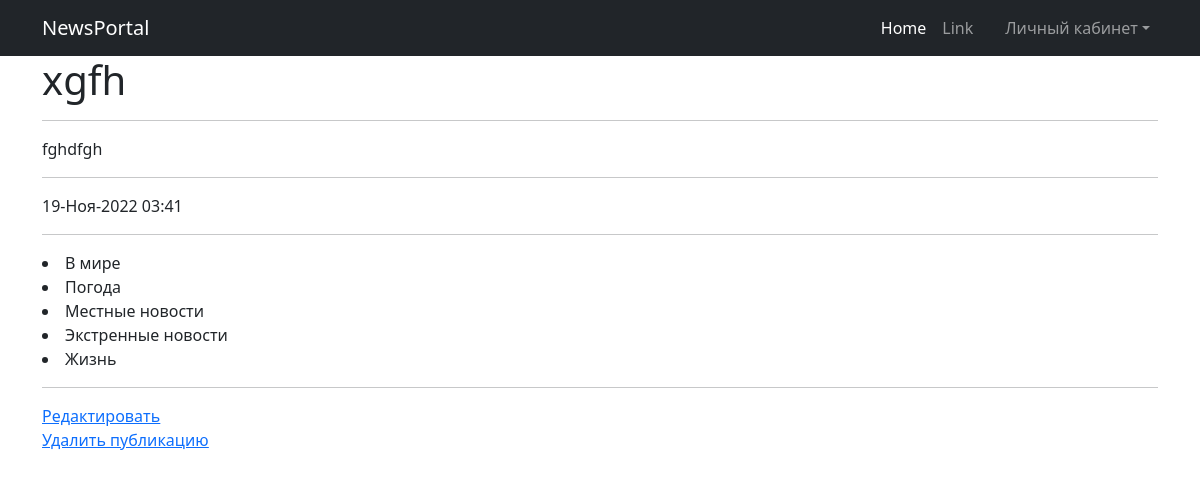
The page /news/24 on the database its author committed.
### newspage/models.py (models this page shows, shortened)
class Post(models.Model):
    news = 'N'
    article = 'A'
    type = [
        (news, 'Новость'),
        (article, 'Статья')
    ]
    type_post = models.CharField(max_length=1, choices=type, default=article, verbose_name='Тип публикации')
    author = models.ForeignKey(Author, on_delete=models.CASCADE, verbose_name='Автор')
    time_write = models.DateTimeField(auto_now_add=True)
    title = models.CharField(max_length=255, blank=False, verbose_name='Заголовок')
    text = models.TextField(verbose_name='Текст')
    rating = models.IntegerField(default=0)
    post_category = models.ManyToManyField(Category, through='Postcategory')

class Category(models.Model):
    name_category = models.CharField(max_length=255, unique=True)
    user_subscriber = models.ManyToManyField(User, through='Subscriber')

### newspage/views.py (the view)
# urls.py: path('<int:pk>', PostText.as_view(), name='post'),
class PostText(DetailView):
    model = Post
    template_name = 'post.html'
    context_object_name = 'post'
    def get_context_data(self, **kwargs):
        context = super().get_context_data(**kwargs)
        context['time_now'] = datetime.time()
        context['value1'] = None
        context['user_auth'] = self.request.user.is_authenticated
        id = self.kwargs.get('pk')
        post = Post.objects.get(pk=id)
        is_subscriber = True
        for category in post.post_category.all():
            if self.request.user not in category.user_subscriber.all():
                is_subscriber = False
        context['is_subscriber'] = is_subscriber
        context['post_category'] = context['post'].post_category
        return context

### newspage/templatetags/custom_filters.py (called while the page is built)
@register.filter(name='censor')
def censor(value, arg):
    censor_words = ['булок', 'плюшек', 'пирожков', 'статья']  # ненормативная лексика
    ln = len(censor_words)
    filtred_text = ''
    string = ''
    pattern = '*'  # замена
    for i in value:
        string += i
        string2 = string.lower()
        flag = 0
        for j in censor_words:
            if not string2 in j:
                flag += 1
            if string2 == j:
                filtred_text += pattern * len(string)
                flag -= 1
                string = ''
        if flag == ln:
            filtred_text += string
            string = ''
    if string2 != '' and string2 not in censor_words:
        filtred_text += string
    elif string2 != '':
        filtred_text += pattern * len(string)
    return filtred_text

### templates/post.html (shortened to what this page needs)
{% extends 'flatpages/default.html' %}
{% load custom_filters %}
{% block content %}
<h1> {{ post.title | censor:'булок' }} </h1>
    <hr>
{{ post.text | censor:'булок' }}
    <hr>
{{ post.time_write | date:'d-M-Y h:i' }}
    <hr>
{% for cat in post_category.all %}
    <li> {{ cat.name_category }}
    </li>
{% endfor %}
<hr>
    <a href="{% url 'post_edit' post.id %}"><u>Редактировать</u></a><br>
    <a href="{% url 'post_delete' post.id %}"><u>Удалить публикацию</u></a>
{% endblock content %}

### rows shown on the page
Post: title|censor "xgfh", text|censor "fghdfgh", time_write "19-Ноя-2022 03:41"
Category: name_category "В мире"
Category: name_category "Погода"
Category: name_category "Местные новости"
Category: name_category "Экстренные новости"
Category: name_category "Жизнь"
